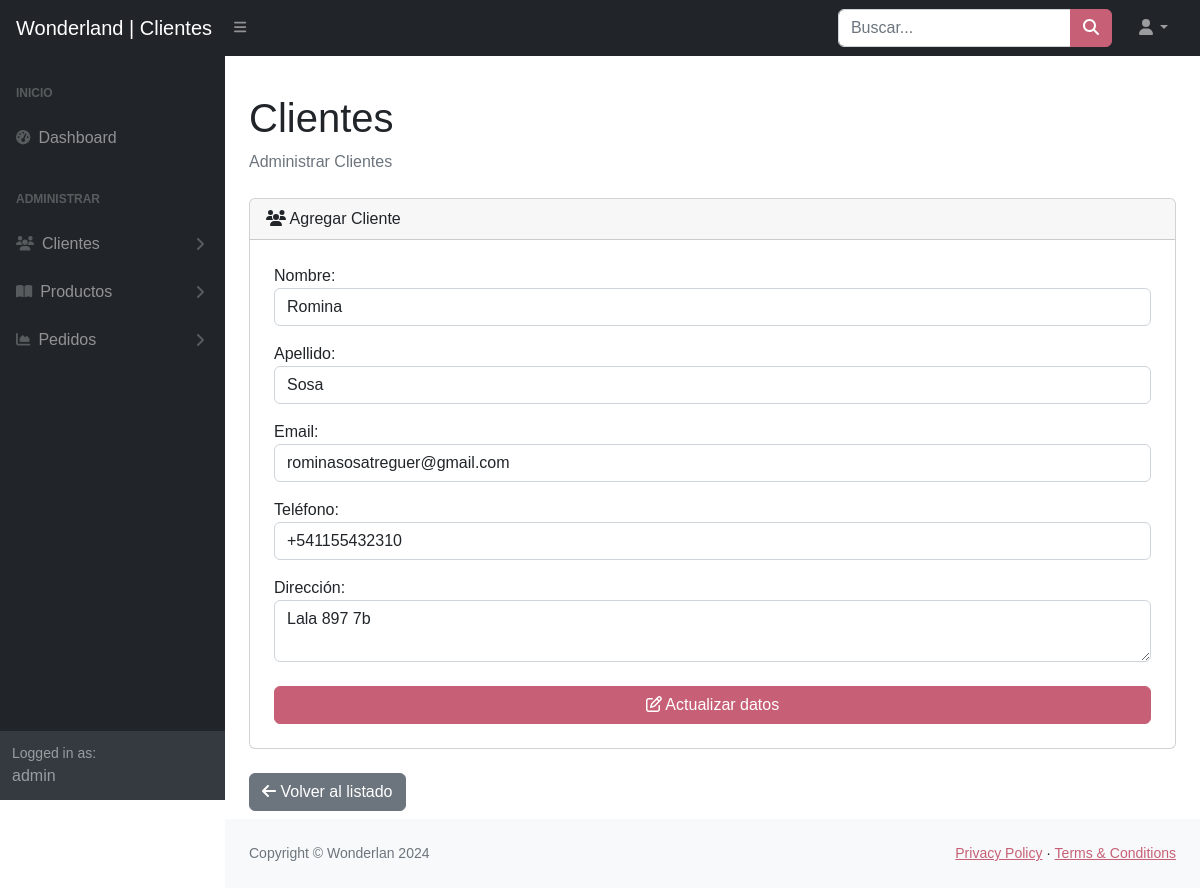
The app's page /admin/vistas/actualizar_cliente.php?id=1 (signed in) with its own data.
### tables this page shows
CREATE TABLE IF NOT EXISTS `cliente` (
  `id_cliente` int(11) NOT NULL AUTO_INCREMENT,
  `nombre` varchar(50) NOT NULL,
  `apellido` varchar(50) NOT NULL,
  `email` varchar(50) NOT NULL,
  `telefono` varchar(50) NOT NULL,
  `direccion` varchar(50) NOT NULL,
  `fecha_alta` timestamp NULL DEFAULT NULL,
  PRIMARY KEY (`id_cliente`) USING BTREE
);

### admin/includes/clientes/leer_cliente.php (called while the page is built)
<?php
if (isset($_GET['id'])) {
    $id = $_GET['id'];
    $sql = "SELECT * FROM cliente WHERE id_cliente = ?";
    $stmt = $conn->prepare($sql);
    $stmt->bind_param("i", $id);
    $stmt->execute();
    $result = $stmt->get_result();
    $cliente = $result->fetch_assoc();
}

### admin/vistas/actualizar_cliente.php (the view, shortened to what this page needs)
<?php
include '../includes/config.php';
include '../includes/clientes/leer_cliente.php';
?>
<!DOCTYPE html>
<html lang="en">
<?php
include "../includes/head.php";
?>
<body class="sb-nav-fixed">
    <?php include "../includes/nav.php";?>
    <div id="layoutSidenav">
        <?php include "../includes/sidemenu.php";?>
        <div id="layoutSidenav_content">
            <main>
                <div class="container-fluid px-4">
                    <h1 class="mt-4">Clientes</h1>
                    <ol class="breadcrumb mb-4">
                        <li class="breadcrumb-item active">Administrar Clientes</li>
                    </ol>
                    <div class="card mb-4">
                        <div class="card-header">
                            <i class="fa-solid fa-users"></i>
                            Agregar Cliente
                        </div>
                        <div class="card-body">
                            <form method="POST"
                                action="actualizar_cliente.php?update=true&id=<?=$cliente['id_cliente'];?>" class="p-2">
                                <div class="form-group mb-3">
                                    <label for="nombre">Nombre:</label>
                                    <input type="text" class="form-control" name="nombre" id="nombre"
                                        value="<?=$cliente['nombre'];?>" required>
                                </div>
                                <div class="form-group mb-3">
                                    <label for="apellido">Apellido:</label>
                                    <input type="text" class="form-control" name="apellido" id="apellido"
                                        value="<?=$cliente['apellido'];?>" required>
                                </div>
                                <div class="form-group mb-3">
                                    <label for="email">Email:</label>
                                    <input type="email" class="form-control" value="<?=$cliente['email'];?>"
                                        name="email" id="email" required>
                                </div>
                                <div class="form-group mb-3">
                                    <label for="telefono">Teléfono:</label>
                                    <input type="text" class="form-control" value="<?=$cliente['telefono'];?>"
                                        name="telefono" id="telefono">
                                </div>
                                <div class="form-group mb-3">
                                    <label for="direccion">Dirección:</label>
                                    <textarea class="form-control" name="direccion"
                                        id="direccion"><?=$cliente['direccion'];?></textarea>
                                </div>
                                <div class="mt-4 mb-0">
                                    <div class="d-grid">
                                        <button type="submit" class="btn btn-primary"><i
                                                class="fa-regular fa-pen-to-square"></i> Actualizar datos</button>
                                    </div>
                                </div>
                            </form>
                        </div>
                    </div>
                    <div class="text-right mb-2">
                        <a href="clientes.php" class="btn btn-secondary"><i class="fa-solid fa-arrow-left"></i>
                            Volver
                            al listado</a>
                    </div>
                </div>
            </main>
            <?php include "../includes/footer.php";?>
        </div>
    </div>
</body>
</html>

### records on screen
cliente: nombre "Romina", apellido "Sosa", email "rominasosatreguer@gmail.com", telefono "+541155432310", direccion "Lala 897 7b"

### other values on screen
$title "Wonderland | Clientes"
$_SESSION['username'] "admin"
